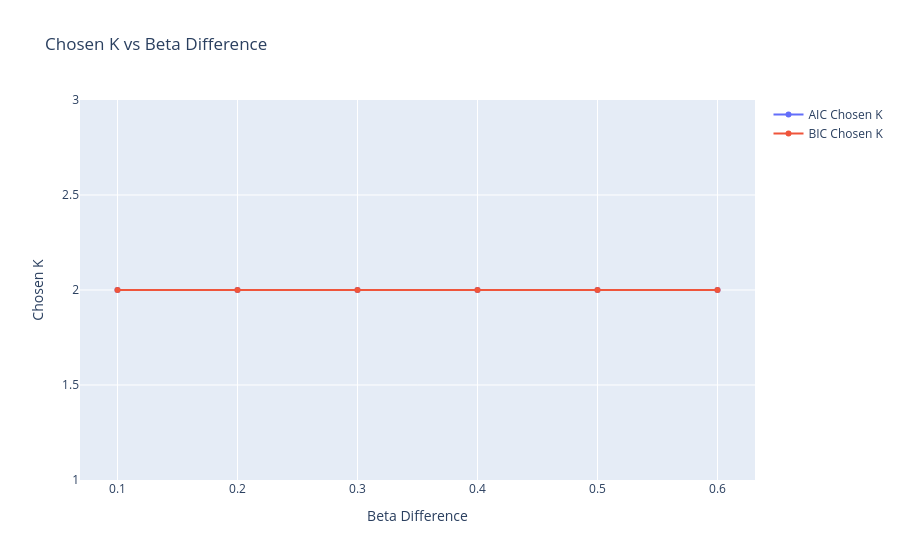

The notebook cell this image was saved under:
### Code cell
# Plot for Parameter Difference Dependence
fig = go.Figure()
fig.add_trace(go.Scatter(x=diff_df['beta_diff'], y=diff_df['best_k_aic'], mode='lines+markers', name='AIC Chosen K'))
fig.add_trace(go.Scatter(x=diff_df['beta_diff'], y=diff_df['best_k_bic'], mode='lines+markers', name='BIC Chosen K'))
fig.update_layout(title='Chosen K vs Beta Difference', xaxis_title='Beta Difference', yaxis_title='Chosen K')
fig.show()

### Figure 1 — Plotly figure (JSON) as saved in the notebook; plotly's stock layout.template omitted (floating-point values rounded to 4 significant figures)
{"data": [{"mode": "lines+markers", "name": "AIC Chosen K", "type": "scatter", "x": [0.1, 0.2, 0.3, 0.4, 0.5, 0.6], "y": [2, 2, 2, 2, 2, 2]}, {"mode": "lines+markers", "name": "BIC Chosen K", "type": "scatter", "x": [0.1, 0.2, 0.3, 0.4, 0.5, 0.6], "y": [2, 2, 2, 2, 2, 2]}], "layout": {"title": {"text": "Chosen K vs Beta Difference"}, "xaxis": {"title": {"text": "Beta Difference"}}, "yaxis": {"title": {"text": "Chosen K"}}}}
